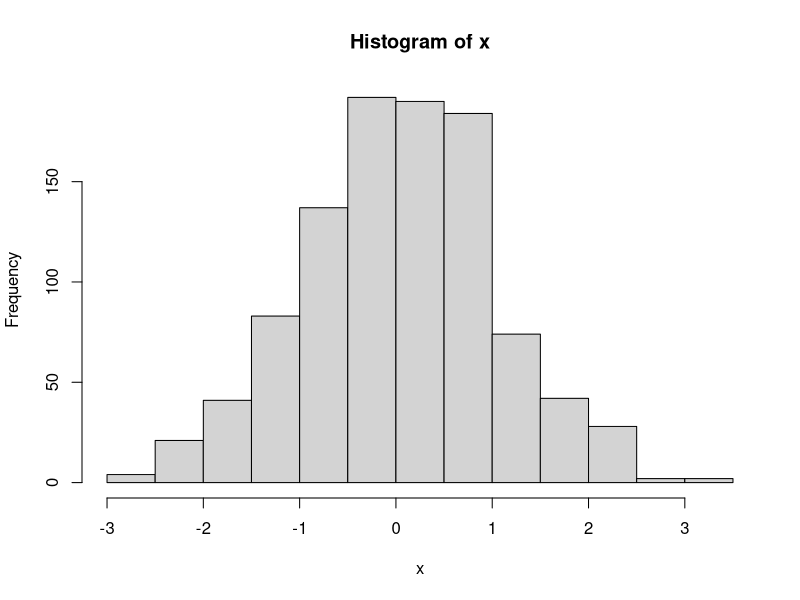

The R script that drew this image:
## ---- chunk 1
 
knitr::opts_knit$set(root.dir = '..') 
options(max.print = 5000)
knitr::opts_chunk$set(eval = TRUE, echo = FALSE, cache = FALSE, include = TRUE, collapse = FALSE, tidy=TRUE, message=FALSE, warning=FALSE,
                      dependson = NULL, engine = "R", error = TRUE, fig.path="Figures/", fig.align = "center", fig.width = 7, fig.height = 7,
                     fig.keep='all', fig.retina=2, background = '#F7F7F7', highlight = T, comment = NA, tidy = TRUE, tidy.opts=list(blank=FALSE, width.cutoff=50))
## ---- chunk 2
# 문자열 출력
print("Hello R")
## ---- chunk 3
# 1부터 100까지 수열 출력
seq(1:100) # print("Hello R")
## ---- chunk 4
# 간단한 히스토그램
set.seed(12345) # random seed 지정
x <- rnorm(1000) # 평균 0, 분산 1인 정규분포에서 난수 1000개 생성
hist(x) # 히스토그램
